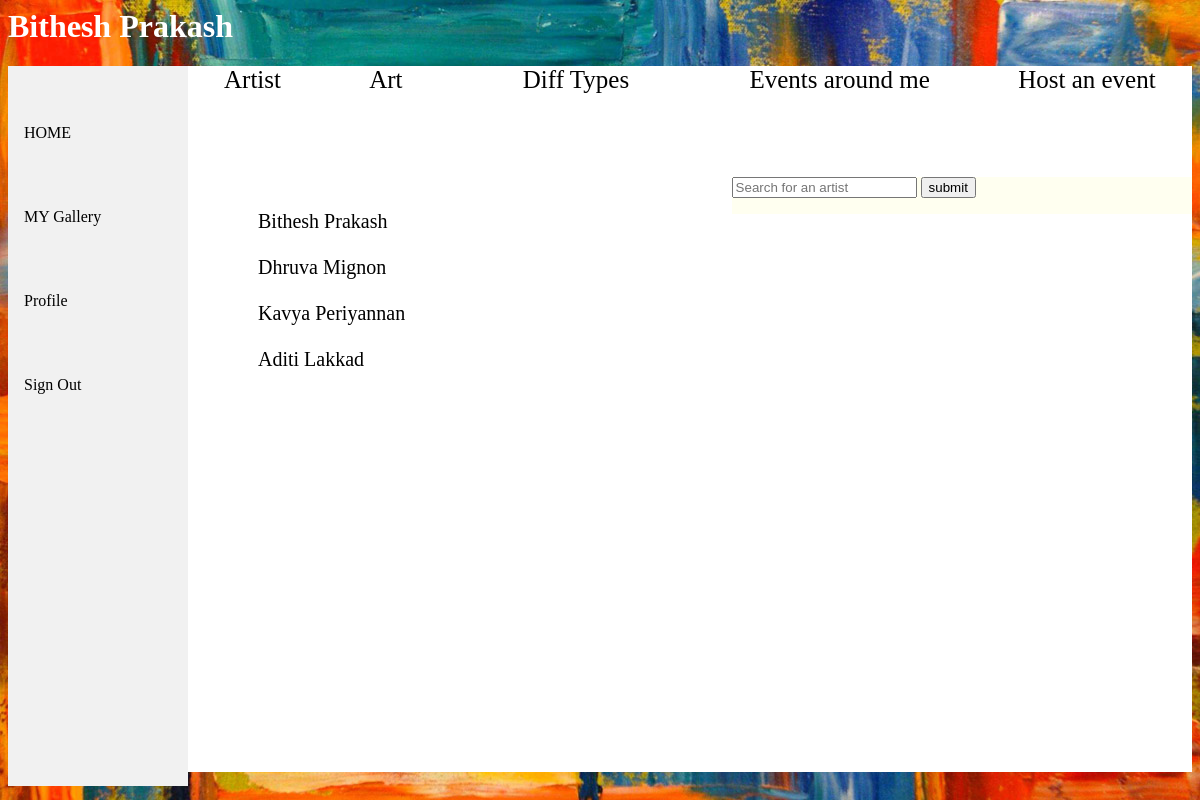
Page /sh572/artist.php (signed in) on the committed database.
### tables this page shows
CREATE TABLE `websiteusers` (
  `uid` int(11) NOT NULL,
  `fullname` varchar(50) NOT NULL,
  `username` varchar(50) NOT NULL,
  `email` varchar(50) NOT NULL,
  `pass` varchar(10) NOT NULL
);

CREATE TABLE `artist` (
  `aid` int(11) NOT NULL,
  `Name` varchar(50) NOT NULL,
  `uid` int(11) NOT NULL,
  `dob` date NOT NULL,
  `specialization` varchar(50) NOT NULL,
  `age` int(10) NOT NULL,
  `address` varchar(100) NOT NULL,
  `state` varchar(50) NOT NULL
);

### sh572/session.php (called while the page is built, shortened)
<?php
   include('connect.php');
   $user_check = $_SESSION['login_user'];
   $ses_sql = mysqli_query($db,"select fullname from websiteusers where username = '$user_check' ");
   $row = mysqli_fetch_array($ses_sql,MYSQLI_ASSOC);
   $login_session = $row['fullname'];
?>

### sh572/artist.php (the view, shortened to what this page needs)
<?php
   include('session.php');
?>
<html>
   <head>
		 </head>
	  <body>
	  <h1 style="color:white;"><?php echo $login_session ?> </h1>
	  <div class="box">
	  <div class="nav">
	  <ul>
	  <li><a href="home.php"> HOME </a></li>
	  <li><a href="gallery.php"> MY Gallery </a></li>
	  <li><a href="pro.php"> Profile </a></li>
	  <li><a href="logout.php"> Sign Out</a></li>
	  </ul>
	  </div>
	  <div class="topnav">
	  <a style="margin-left:50px;" href="artist.php"> Artist </a>
	  	  <a style="margin-left:50px;" href="art.php">Art<a>
	  <a style="margin-left:50px;" href="types.php">Diff Types<a>
	  <a style="margin-left:50px;" href="page1.php"> Events around me </a>
	  <a style="margin-left:50px;" href="page2.php"> Host an event </a>
	  </div>
	  <div class="xyz">
	  <?php
	  $query = "Select * from artist;";
	  $res = $db->query($query);
	  while($result = mysqli_fetch_array($res)){?>
		 <br><?php echo $result['Name']?></br>
	  <?php
	  }
	  ?>
	  </div>
	  <div class="side">
	  <form action=" " method="post" enctype="multipart/form-data">
	  <input type="text" placeholder="Search for an artist" name = "atr" id="atr"/>
	  <input type = "submit" class="submit" name="submit" id="submit" value = "submit"/>
	  </form>
	  </div>
	  </div>
</body>
</html>

### sh572/artist.php (style rules this page uses)
body { background-image:url("back.jpg"); }
.box { width:100%; height:90%; background-color:white; align: center; overflow:auto; }
.xyz { margin-top:50px; margin-left:250px; color:back; float:left; width:40%; font-size: 20px; }
.topnav { list-style-type: none; margin-left:200px; height:10%; width:100% background-color: #f1f1f1; overflow:hidden; color: #FFF; margin-left:150px; }
.topnav a { color: #000000; text-align: center; padding: 14px 16px; text-decoration: none; font-size: 25px; }
ul { list-style-type: none; margin: 0; padding: 0; width: 15%; background-color: #f1f1f1; position: fixed; height: 90%; overflow: auto; }
li a { display: block; color: #000; padding: 8px 16px; text-decoration: none; margin-top:50px; }
.side { margin-top: 40px; margin-left: 500px; height:auto; background-color:ivory; overflow:auto; }

### rows in the picture
websiteusers: fullname "Bithesh Prakash"
artist: Name "Bithesh Prakash"
artist: Name "Dhruva Mignon"
artist: Name "Kavya Periyannan"
artist: Name "Aditi Lakkad"
